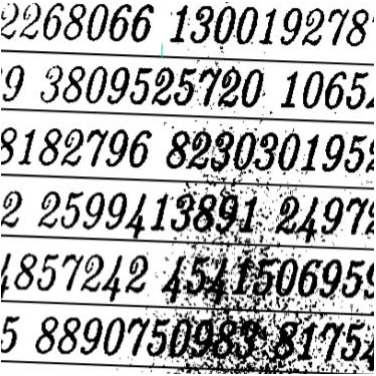
#> input picture Image-Processing-Lab-07-Huy/input.png, 376 x 376 px
$ python main.py
#> lines starting #> are read from the running program, lines starting #| are printed output that depends on the picture; after the words box and inside, x2 and y2 are one past the last pixel; in counts of white or black regions, pixels touching at a corner belong together
### Image-Processing-Lab-07-Huy/packages/remove_lines.py
import cv2 as cv

def remove_horizontal_lines(gray):
    """
        Remove horizontal lines from the gray image
    """
    thresh = cv.threshold(gray, 0, 255, cv.THRESH_BINARY+cv.THRESH_OTSU)[1]
    cv.imshow('thresh', thresh)

    # get horizontal lines mask
    horizontal_mask = cv.getStructuringElement(cv.MORPH_RECT, (25, 1))
    cv.imshow('horizontal_mask', horizontal_mask)

    lines = cv.morphologyEx(thresh, cv.MORPH_OPEN,
                             horizontal_mask, iterations=2)
    cv.imshow('lines', lines)

    cnts_lines, _ = cv.findContours(
        lines, cv.RETR_EXTERNAL, cv.CHAIN_APPROX_SIMPLE)

    print(cnts_lines)

    for c in cnts_lines:
        cv.drawContours(gray, [c], -1, (0, 0, 0), 3)

    cv.imshow('remove_horizontal_lines', gray)
    return gray

### Image-Processing-Lab-07-Huy/packages/image_crop.py
def crop(img, w, h, wr, hr):
    ls = []
    coordinate = []
    for x in range(0, w, wr):
        for y in range(0, h, hr):
            if x + wr > w:
                x = w - wr
            elif y + hr > h:
                y = h - hr
            coordinate.append((x, y, x+wr, y+hr))
            roi = img[x:x+wr, y:y+hr]
            ls.append(roi)
    return ls, coordinate

### Image-Processing-Lab-07-Huy/packages/draw_boundingbox.py
import cv2 as cv

def draw_boundingbox(gray, img):
    contours, _ = cv.findContours(
        gray.copy(), cv.RETR_EXTERNAL, cv.CHAIN_APPROX_SIMPLE)
    boundingBoxes = []
    for cnt in contours:
        x, y, w, h = cv.boundingRect(cnt)
        area_contours = cv.contourArea(cnt)

        # contour filter upto 40
        if area_contours > 40:
            boundingBoxes.append((x, y, w, h))
            output = cv.rectangle(img, (x, y), (x+w, h+y), (0, 0, 255), 2)
    return output, boundingBoxes

### Image-Processing-Lab-07-Huy/main.py
import cv2 as cv
from packages.remove_lines import remove_horizontal_lines
from packages.image_crop import crop
from packages.draw_boundingbox import draw_boundingbox

# read image
img = cv.imread("input.png")
#> img is the input picture: shape (376, 376, 3); mean B, G, R 182.8, 182.8, 182.7
# convert to grayscale
gray = cv.cvtColor(img, cv.COLOR_BGR2GRAY)
cv.imshow("gray0", gray)

gray = cv.bitwise_not(gray)
cv.imshow("gray1", gray)

w, h = gray.shape
#> w = 376; h = 376
if w % 2 != 0:
    w += 1
elif h % 2 != 0:
    h += 1

wr = w//2
#> wr = 188
hr = h//2
#> hr = 188

gray = remove_horizontal_lines(gray)
#> in remove_horizontal_lines, `thresh = cv.threshold(gray, 0, 255, cv.THRESH_BINARY+cv.THRESH_OTSU)[1]`:
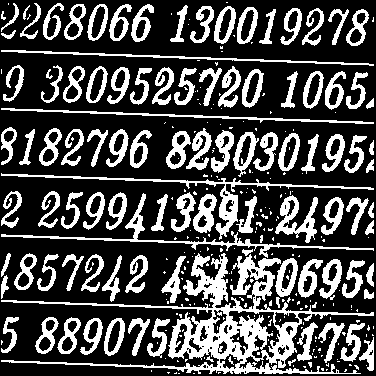
#> thresh: shape (376, 376); 29.5% white; 311 white regions (206 under 20 px), largest, box (x1, y1, x2, y2) and area: (1, 253, 374, 374) 8256, (1, 173, 374, 240) 1545, (1, 193, 374, 258) 1368
#> in remove_horizontal_lines, `lines = cv.morphologyEx(thresh, cv.MORPH_OPEN, horizontal_mask, iterat..`:
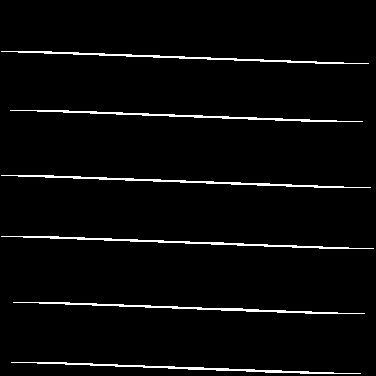
#> lines: shape (376, 376); 3.2% white in thin lines or dots, all inside (x1, y1, x2, y2) = (1, 51, 374, 374)
#> in remove_horizontal_lines, `cnts_lines, _ = cv.findContours( lines, cv.RETR_EXTERNAL, cv.CHAIN_APP..`: cnts_lines = 6 contours; box (x1, y1, x2, y2) and area: (1, 175, 371, 188) 415, (1, 236, 374, 249) 403, (13, 302, 365, 314) 382, (1, 51, 369, 64) 382, (11, 362, 361, 374) 378, (10, 110, 363, 122) 375
#> (printed output is left out)
#> the loop in remove_horizontal_lines, `for c in cnts_lines:` made 6 passes
#> after the loop in remove_horizontal_lines, `for c in cnts_lines:`:
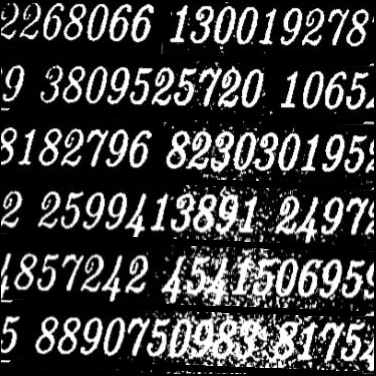
#> gray: shape (376, 376); min 0, max 255, mean 63.2

# divide the image into 4 parts
ls, coordinate = crop(gray, w, h, wr, hr)
#> after the loop in crop, `for x in range(0, w, wr):`: coordinate = [(0, 0, 188, 188), (0, 188, 188, 376), (188, 0, 376, 188), (188, 188, 376, 376)]; ls = 4 items; y = 188
#> ls = 4 items
roi1, roi2, roi3, roi4 = ls[0], ls[1], ls[2], ls[3]
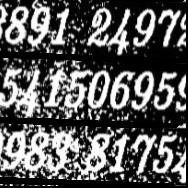
#> roi4: shape (188, 188); min 0, max 255, mean 90.9
kernel = cv.getStructuringElement(cv.MORPH_ELLIPSE, (3, 3))
#> kernel = [[0, 1, 0], [1, 1, 1], [0, 1, 0]]

"""
    Proceess each roi using morphological techniques
"""

# ROI1
roi1 = cv.threshold(roi1, 80, 255, cv.THRESH_BINARY)[1]
#> roi1: shape (188, 188); 22.5% white; 38 white regions (9 under 20 px), largest, box (x1, y1, x2, y2) and area: (166, 130, 188, 169) 443, (152, 67, 175, 106) 421, (129, 130, 152, 168) 403
cv.imshow("roi1", roi1)
gray[coordinate[0][0]: coordinate[0][2],
     coordinate[0][1]: coordinate[0][3]] = roi1
#> gray: shape (376, 376); 15.21% of pixels changed, all inside (x1, y1, x2, y2) = (1, 2, 188, 188)


# ROI2
roi2 = cv.threshold(roi2, 100, 255, cv.THRESH_BINARY)[1]
#> roi2: shape (188, 188); 24.7% white; 92 white regions (63 under 20 px), largest, box (x1, y1, x2, y2) and area: (23, 130, 46, 173) 486, (0, 128, 24, 170) 482, (45, 132, 71, 177) 455

roi2 = cv.morphologyEx(roi2, cv.MORPH_OPEN, kernel, iterations=1)
#> roi2: shape (188, 188); 23.7% white; 38 white regions (8 under 20 px), largest, box (x1, y1, x2, y2) and area: (23, 130, 46, 173) 480, (0, 128, 24, 170) 476, (30, 66, 53, 108) 439
gray[coordinate[1][0]: coordinate[1][2],
     coordinate[1][1]: coordinate[1][3]] = roi2
#> gray: shape (376, 376); min 0, max 255, mean 65.5

# ROI3
roi3 = cv.threshold(roi3, 100, 255, cv.THRESH_BINARY)[1]
#> roi3: shape (188, 188); 22.8% white; 62 white regions (35 under 20 px), largest, box (x1, y1, x2, y2) and area: (168, 124, 188, 171) 478, (161, 67, 186, 116) 396, (125, 67, 148, 105) 390
gray[coordinate[2][0]: coordinate[2][2],
     coordinate[2][1]: coordinate[2][3]] = roi3
#> gray: shape (376, 376); min 0, max 255, mean 66.7

# xu ly roi4
roi4 = cv.threshold(roi4, 252, 255, cv.THRESH_BINARY)[1]
#> roi4: shape (188, 188); 8.3% white in thin lines or dots
roi4 = cv.morphologyEx(roi4, cv.MORPH_CLOSE, kernel, iterations=2)
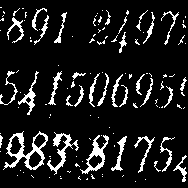
#> roi4: shape (188, 188); 11.2% white in thin lines or dots

# ROI4 has a lot of noises so we need to break it down to smaller pieces
w_r4, h_r4 = roi4.shape
#> w_r4 = 188; h_r4 = 188
ls_r4, coordinate_r4 = crop(roi4, w_r4, h_r4, w_r4//2, h_r4//2)
#> ls_r4 = 4 items; coordinate_r4 = [(0, 0, 94, 94), (0, 94, 94, 188), (94, 0, 188, 94), (94, 94, 188, 188)]

# roi4_p1
ls_r4[0] = cv.morphologyEx(
    ls_r4[0], cv.MORPH_CLOSE, kernel, iterations=1)
ls_r4[0] = cv.dilate(ls_r4[0], kernel, iterations=3)
ls_r4[0] = cv.erode(ls_r4[0], kernel, iterations=1)
roi4[coordinate_r4[0][0]: coordinate_r4[0][2],
     coordinate_r4[0][1]: coordinate_r4[0][3]] = ls_r4[0]

# roi4_p2
ls_r4[1] = cv.morphologyEx(
    ls_r4[1], cv.MORPH_CLOSE, kernel, iterations=2)
ls_r4[1] = cv.dilate(ls_r4[1], kernel, iterations=3)
ls_r4[1] = cv.erode(ls_r4[1], kernel, iterations=1)

roi4[coordinate_r4[1][0]: coordinate_r4[1][2],
     coordinate_r4[1][1]: coordinate_r4[1][3]] = ls_r4[1]

# roi4_p3
ls_r4[2] = cv.morphologyEx(
    ls_r4[2], cv.MORPH_CLOSE, kernel, iterations=1)
ls_r4[2] = cv.dilate(ls_r4[2], kernel, iterations=1)
roi4[coordinate_r4[2][0]: coordinate_r4[2][2],
     coordinate_r4[2][1]: coordinate_r4[2][3]] = ls_r4[2]

# roi_p4
ls_r4[3] = cv.morphologyEx(
    ls_r4[3], cv.MORPH_CLOSE, kernel, iterations=2)
ls_r4[3] = cv.dilate(ls_r4[3], kernel, iterations=1)
roi4[coordinate_r4[3][0]: coordinate_r4[3][2],
     coordinate_r4[3][1]: coordinate_r4[3][3]] = ls_r4[3]
#> roi4: shape (188, 188); 25.6% white; 54 white regions (25 under 20 px), largest, box (x1, y1, x2, y2) and area: (2, 130, 49, 171) 854, (46, 131, 80, 176) 534, (74, 134, 110, 175) 524

gray[coordinate[3][0]: coordinate[3][2],
     coordinate[3][1]: coordinate[3][3]] = roi4
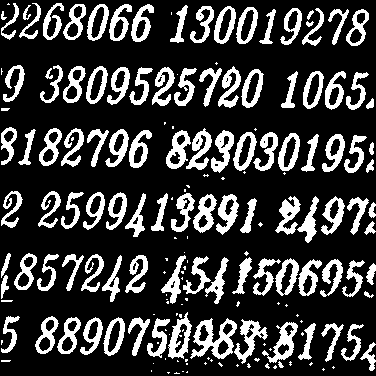
#> gray: shape (376, 376); 23.7% white; 181 white regions (72 under 20 px)

output, bounding_boxes = draw_boundingbox(gray, img)
#> in draw_boundingbox, `contours, _ = cv.findContours( gray.copy(), cv.RETR_EXTERNAL, cv.CHAIN..`: contours = 180 contours, 76 with area under 20; largest, box (x1, y1, x2, y2) and area: (190, 318, 237, 359) 1020, (168, 312, 192, 359) 612, (262, 322, 298, 363) 585, (233, 132, 257, 171) 568, (241, 69, 264, 108) 558
#> the loop in draw_boundingbox, `for cnt in contours:` made 180 passes
#> (x, y, w, h, area_contours) on passes 28, 34, 35: (360, 342, 16, 29, 135), (341, 324, 23, 37, 204.5), (321, 323, 23, 39, 202.5)
#> after the loop in draw_boundingbox, `for cnt in contours:`:
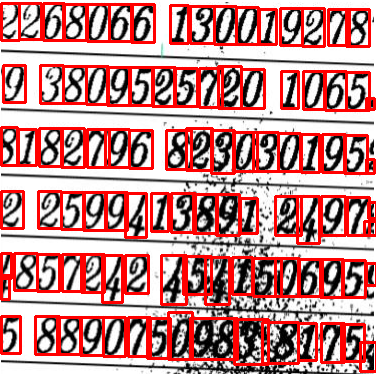
#> img: shape (376, 376, 3); mean B, G, R 140.1, 140.1, 193.2
#> after the loop in draw_boundingbox, `for cnt in contours:`: boundingBoxes = 99 items, first 6: (360, 342, 16, 29), (341, 324, 23, 37), (321, 323, 23, 39), (298, 323, 18, 37), (262, 322, 36, 41), (234, 319, 34, 45)
#> bounding_boxes has the same summary as boundingBoxes in draw_boundingbox

# write down the coordinates of the bounding boxes
f = open('Output/output.txt', 'w')
for i in bounding_boxes:
    f.write(str(i)+"\n")
#> this loop made 99 passes
#> i on passes 1 to 12: (360, 342, 16, 29), (341, 324, 23, 37), (321, 323, 23, 39), (298, 323, 18, 37), (262, 322, 36, 41), (234, 319, 34, 45), (190, 318, 47, 41), (147, 318, 23, 40), (128, 317, 22, 39), (103, 317, 22, 39), (80, 317, 23, 38), (57, 317, 24, 37)
f.close()

cv.imshow("output", output)
cv.imwrite("Output/output.png", output)
cv.waitKey(0)
